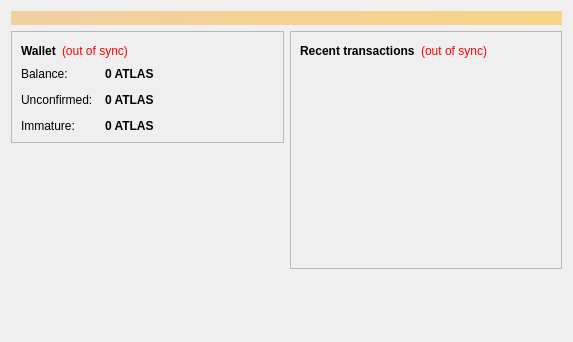
<?xml version="1.0" encoding="UTF-8"?>
<ui version="4.0">
 <class>OverviewPage</class>
 <widget class="QWidget" name="OverviewPage">
  <property name="geometry">
   <rect>
    <x>0</x>
    <y>0</y>
    <width>573</width>
    <height>342</height>
   </rect>
  </property>
  <property name="windowTitle">
   <string>Form</string>
  </property>
  <layout class="QVBoxLayout" name="topLayout">
   <item>
    <widget class="QLabel" name="labelAlerts">
     <property name="visible">
      <bool>false</bool>
     </property>
     <property name="styleSheet">
      <string notr="true">background-color: qlineargradient(x1: 0, y1: 0, x2: 1, y2: 0, stop:0 #F0D0A0, stop:1 #F8D488); color:#000000;</string>
     </property>
     <property name="wordWrap">
      <bool>true</bool>
     </property>
     <property name="margin">
      <number>3</number>
     </property>
    </widget>
   </item>
   <item>
    <layout class="QHBoxLayout" name="horizontalLayout" stretch="1,1">
     <item>
      <layout class="QVBoxLayout" name="verticalLayout_2">
       <item>
        <widget class="QFrame" name="frame">
         <property name="frameShape">
          <enum>QFrame::StyledPanel</enum>
         </property>
         <property name="frameShadow">
          <enum>QFrame::Raised</enum>
         </property>
         <layout class="QVBoxLayout" name="verticalLayout_4">
          <item>
           <layout class="QHBoxLayout" name="horizontalLayout_4">
            <item>
             <widget class="QLabel" name="label_5">
              <property name="font">
               <font>
                <weight>75</weight>
                <bold>true</bold>
               </font>
              </property>
              <property name="text">
               <string>Wallet</string>
              </property>
             </widget>
            </item>
            <item>
             <widget class="QLabel" name="labelWalletStatus">
              <property name="toolTip">
               <string>The displayed information may be out of date. Your wallet automatically synchronizes with the Atlas network after a connection is established, but this process has not completed yet.</string>
              </property>
              <property name="styleSheet">
               <string notr="true">QLabel { color: red; }</string>
              </property>
              <property name="text">
               <string notr="true">(out of sync)</string>
              </property>
              <property name="alignment">
               <set>Qt::AlignLeading|Qt::AlignLeft|Qt::AlignVCenter</set>
              </property>
             </widget>
            </item>
            <item>
             <spacer name="horizontalSpacer_2">
              <property name="orientation">
               <enum>Qt::Horizontal</enum>
              </property>
              <property name="sizeHint" stdset="0">
               <size>
                <width>40</width>
                <height>20</height>
               </size>
              </property>
             </spacer>
            </item>
           </layout>
          </item>
          <item>
           <layout class="QFormLayout" name="formLayout_2">
            <property name="fieldGrowthPolicy">
             <enum>QFormLayout::AllNonFixedFieldsGrow</enum>
            </property>
            <property name="horizontalSpacing">
             <number>12</number>
            </property>
            <property name="verticalSpacing">
             <number>12</number>
            </property>
            <item row="0" column="0">
             <widget class="QLabel" name="label">
              <property name="text">
               <string>Balance:</string>
              </property>
             </widget>
            </item>
            <item row="0" column="1">
             <widget class="QLabel" name="labelBalance">
              <property name="font">
               <font>
                <weight>75</weight>
                <bold>true</bold>
               </font>
              </property>
              <property name="cursor">
               <cursorShape>IBeamCursor</cursorShape>
              </property>
              <property name="toolTip">
               <string>Your current balance</string>
              </property>
              <property name="text">
               <string notr="true">0 ATLAS</string>
              </property>
              <property name="textInteractionFlags">
               <set>Qt::LinksAccessibleByMouse|Qt::TextSelectableByKeyboard|Qt::TextSelectableByMouse</set>
              </property>
             </widget>
            </item>
            <item row="1" column="0">
             <widget class="QLabel" name="label_3">
              <property name="text">
               <string>Unconfirmed:</string>
              </property>
             </widget>
            </item>
            <item row="1" column="1">
             <widget class="QLabel" name="labelUnconfirmed">
              <property name="font">
               <font>
                <weight>75</weight>
                <bold>true</bold>
               </font>
              </property>
              <property name="cursor">
               <cursorShape>IBeamCursor</cursorShape>
              </property>
              <property name="toolTip">
               <string>Total of transactions that have yet to be confirmed, and do not yet count toward the current balance</string>
              </property>
              <property name="text">
               <string notr="true">0 ATLAS</string>
              </property>
              <property name="textInteractionFlags">
               <set>Qt::LinksAccessibleByMouse|Qt::TextSelectableByKeyboard|Qt::TextSelectableByMouse</set>
              </property>
             </widget>
            </item>
            <item row="2" column="0">
             <widget class="QLabel" name="labelImmatureText">
              <property name="text">
               <string>Immature:</string>
              </property>
             </widget>
            </item>
            <item row="2" column="1">
             <widget class="QLabel" name="labelImmature">
              <property name="font">
               <font>
                <weight>75</weight>
                <bold>true</bold>
               </font>
              </property>
              <property name="toolTip">
               <string>Mined balance that has not yet matured</string>
              </property>
              <property name="text">
               <string notr="true">0 ATLAS</string>
              </property>
              <property name="textInteractionFlags">
               <set>Qt::LinksAccessibleByMouse|Qt::TextSelectableByKeyboard|Qt::TextSelectableByMouse</set>
              </property>
             </widget>
            </item>
           </layout>
          </item>
         </layout>
        </widget>
       </item>
       <item>
        <spacer name="verticalSpacer">
         <property name="orientation">
          <enum>Qt::Vertical</enum>
         </property>
         <property name="sizeHint" stdset="0">
          <size>
           <width>20</width>
           <height>40</height>
          </size>
         </property>
        </spacer>
       </item>
      </layout>
     </item>
     <item>
      <layout class="QVBoxLayout" name="verticalLayout_3">
       <item>
        <widget class="QFrame" name="frame_2">
         <property name="frameShape">
          <enum>QFrame::StyledPanel</enum>
         </property>
         <property name="frameShadow">
          <enum>QFrame::Raised</enum>
         </property>
         <layout class="QVBoxLayout" name="verticalLayout">
          <item>
           <layout class="QHBoxLayout" name="horizontalLayout_2">
            <item>
             <widget class="QLabel" name="label_4">
              <property name="text">
               <string>&lt;b&gt;Recent transactions&lt;/b&gt;</string>
              </property>
             </widget>
            </item>
            <item>
             <widget class="QLabel" name="labelTransactionsStatus">
              <property name="toolTip">
               <string>The displayed information may be out of date. Your wallet automatically synchronizes with the Atlas network after a connection is established, but this process has not completed yet.</string>
              </property>
              <property name="styleSheet">
               <string notr="true">QLabel { color: red; }</string>
              </property>
              <property name="text">
               <string notr="true">(out of sync)</string>
              </property>
              <property name="alignment">
               <set>Qt::AlignRight|Qt::AlignTrailing|Qt::AlignVCenter</set>
              </property>
             </widget>
            </item>
            <item>
             <spacer name="horizontalSpacer">
              <property name="orientation">
               <enum>Qt::Horizontal</enum>
              </property>
              <property name="sizeHint" stdset="0">
               <size>
                <width>40</width>
                <height>20</height>
               </size>
              </property>
             </spacer>
            </item>
           </layout>
          </item>
          <item>
           <widget class="QListView" name="listTransactions">
            <property name="styleSheet">
             <string notr="true">QListView { background: transparent; }</string>
            </property>
            <property name="frameShape">
             <enum>QFrame::NoFrame</enum>
            </property>
            <property name="verticalScrollBarPolicy">
             <enum>Qt::ScrollBarAlwaysOff</enum>
            </property>
            <property name="horizontalScrollBarPolicy">
             <enum>Qt::ScrollBarAlwaysOff</enum>
            </property>
            <property name="selectionMode">
             <enum>QAbstractItemView::NoSelection</enum>
            </property>
           </widget>
          </item>
         </layout>
        </widget>
       </item>
       <item>
        <spacer name="verticalSpacer_2">
         <property name="orientation">
          <enum>Qt::Vertical</enum>
         </property>
         <property name="sizeHint" stdset="0">
          <size>
           <width>20</width>
           <height>40</height>
          </size>
         </property>
        </spacer>
       </item>
      </layout>
     </item>
    </layout>
   </item>
  </layout>
 </widget>
 <resources/>
 <connections/>
</ui>
